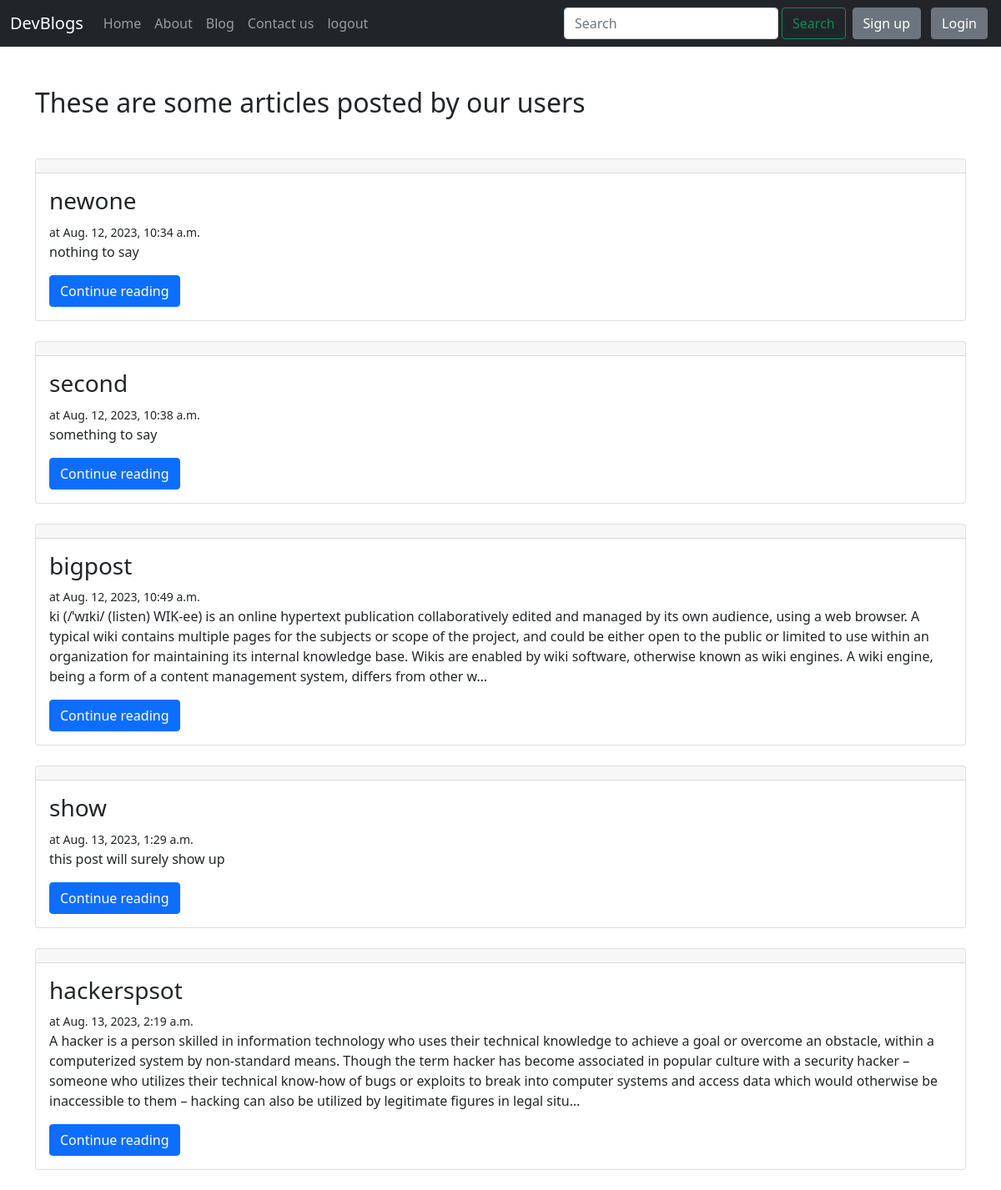
Screenshot of /blog/ with the database file from the repository.
### devblogs/models.py (models this page shows, shortened)
class Post(models.Model):
    sno = models.AutoField(primary_key=True)
    title = models.CharField(max_length=225)
    content = models.TextField()
    author = models.CharField(max_length=100)
    slug = models.CharField(max_length=130)
    timestamp = models.DateTimeField(blank=True)

### devblogs/views.py (the view)
# urls.py: path("",views.bloghome,name='bloghome'),
def bloghome(request):
    allposts  = Post.objects.all()
    context = {'allposts':allposts}
    return render(request,'blog/bloghome.html',context)

### templates/blog/bloghome.html (shortened to what this page needs)
{% extends 'base.html' %}
{% block blogactive %}active{% endblock blogactive %}
{% block body %}
<div class="container">
    <h2 class="my-5">These are some articles posted by our users
    </h2>
    {% for post in allposts %}
    <div class="card my-4">
        <h2 class="card-header"></h2>
        <div class="card-body">
          <h3 class="card-title">{{post.title}}</h3> <small>at {{post.timestamp}}</small>
          <p class="card-text">{{post.content|truncatechars:500}}</p>
          <a href="/blog/{{post.slug}}" role="button" class="btn btn-primary">Continue reading</a>
        </div>
      </div>
      {% endfor %}
</div>
{% endblock body %}

### rows the page displays
Post: title "newone", timestamp "Aug. 12, 2023, 10:34 a.m.", content "nothing to say"
Post: title "second", timestamp "Aug. 12, 2023, 10:38 a.m.", content "something to say"
Post: title "bigpost", timestamp "Aug. 12, 2023, 10:49 a.m.", content "ki (/ˈwɪki/ (listen) WIK-ee) is an online hypertext publication collaboratively edited and managed by its own audience, using a web browser. A typical wiki contains multiple pages for the subjects or scope of the project, and could be either open to the public or limited to use within an organization for maintaining its internal knowledge base. Wikis are enabled by wiki software, otherwise known as wiki engines. A wiki engine, being a form of a content management system, differs from other w…"
Post: title "show", timestamp "Aug. 13, 2023, 1:29 a.m.", content "this post will surely show up"
Post: title "hackerspsot", timestamp "Aug. 13, 2023, 2:19 a.m.", content "A hacker is a person skilled in information technology who uses their technical knowledge to achieve a goal or overcome an obstacle, within a computerized system by non-standard means. Though the term hacker has become associated in popular culture with a security hacker – someone who utilizes their technical know-how of bugs or exploits to break into computer systems and access data which would otherwise be inaccessible to them – hacking can also be utilized by legitimate figures in legal situ…"
